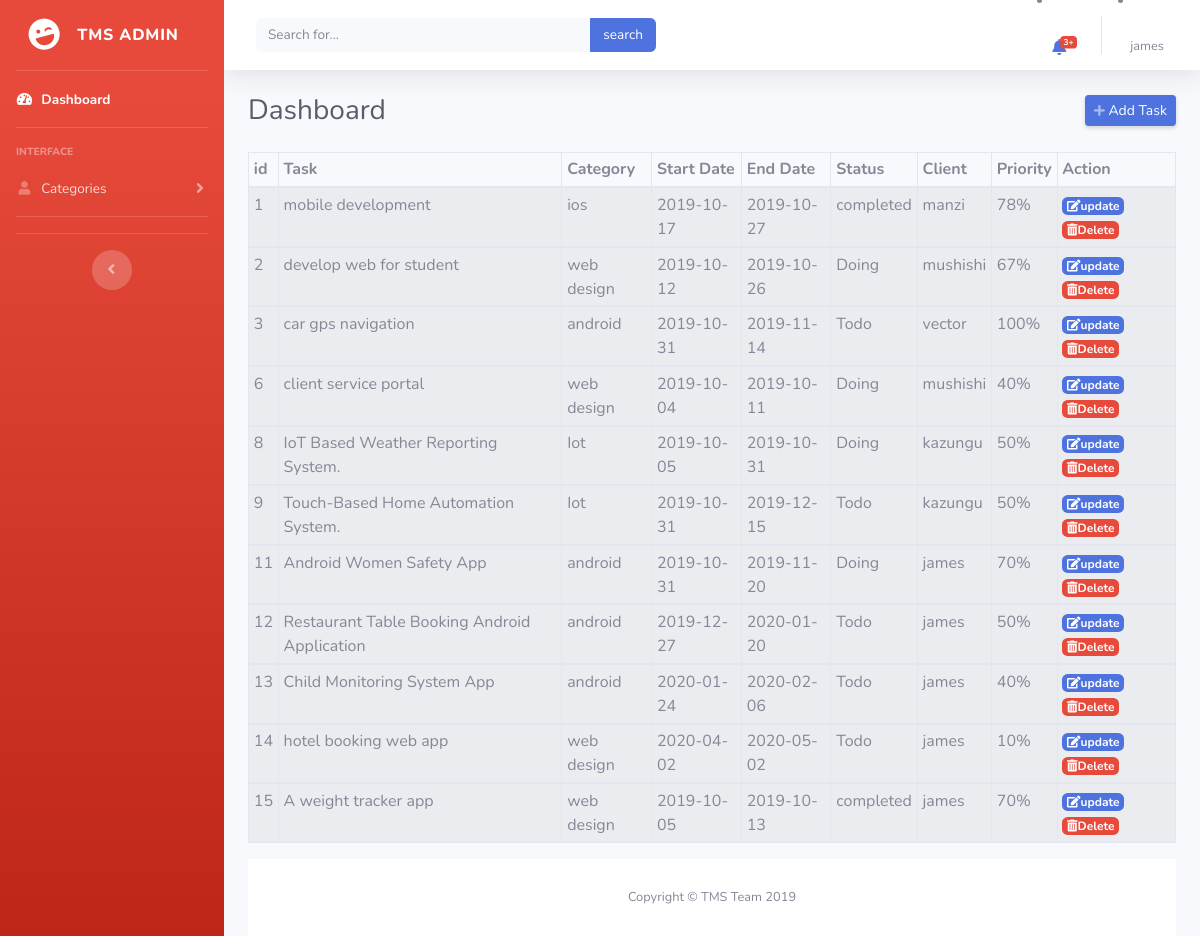
Page /admin/tasks.php on the committed database.
### tables this page shows
CREATE TABLE `tasks` (
  `id` int(10) NOT NULL,
  `task` varchar(200) NOT NULL,
  `category` varchar(200) NOT NULL,
  `startdate` date NOT NULL,
  `enddate` date NOT NULL,
  `status` varchar(200) NOT NULL,
  `client` varchar(200) NOT NULL,
  `priority` varchar(200) NOT NULL
);

### admin/tasks.php (the view, shortened to what this page needs)
<?php
include ('deleteTask.php');
?>
<!DOCTYPE html>
<html lang="en">
<head>
    <link href="vendor/fontawesome-free/css/all.min.css" rel="stylesheet" type="text/css">
    <link href="css/sb-admin-2.min.css" rel="stylesheet">
</head>
<body id="page-top">
    <div id="wrapper">
        <ul class="navbar-nav bg-gradient-danger sidebar sidebar-dark accordion" id="accordionSidebar">
            <a class="sidebar-brand d-flex align-items-center justify-content-center" href="admin.php">
                <div class="sidebar-brand-icon rotate-n-15">
                    <i class="fas fa-laugh-wink"></i>
                </div>
                <div class="sidebar-brand-text mx-3">TMS Admin </div>
            </a>
            <hr class="sidebar-divider my-0">
            <li class="nav-item active">
                <a class="nav-link" href="admin.php">
                    <i class="fas fa-fw fa-tachometer-alt"></i>
                    <span>Dashboard</span></a>
            </li>
            <hr class="sidebar-divider">
            <div class="sidebar-heading">
                Interface
            </div>
            <li class="nav-item">
                <a class="nav-link collapsed" href="#" data-toggle="collapse" data-target="#collapseTwo"
                    aria-expanded="true" aria-controls="collapseTwo">
                    <i class="fas fa-fw fa-user"></i>
                    <span>Categories</span>
                </a>
            </li>
            <hr class="sidebar-divider">
            <hr class="sidebar-divider d-none d-md-block">
            <div class="text-center d-none d-md-inline">
                <button class="rounded-circle border-0" id="sidebarToggle"></button>
            </div>
        </ul>
        <div id="content-wrapper" class="d-flex flex-column">
            <div id="content">
                <nav class="navbar navbar-expand navbar-light bg-white topbar mb-4 static-top shadow">
                    <form action="abadiyakoni.php"
                        class="d-none d-sm-inline-block form-inline mr-auto ml-md-3 my-2 my-md-0 mw-100 navbar-search">
                        <div class="input-group">
                            <input type="text" class="form-control bg-light border-0 small" name="search"
                                placeholder="Search for..." aria-label="Search" aria-describedby="basic-addon2">
                            <div class="input-group-append">
                                <input class="btn btn-primary" type="submit" value="search">
                            </div>
                        </div>
                    </form>
            <li class="nav-item dropdown no-arrow mx-1">
              <a class="nav-link dropdown-toggle" href="#" id="alertsDropdown" role="button" data-toggle="dropdown" aria-haspopup="true" aria-expanded="false">
                <i class="fas fa-bell fa-fw"></i>
                <span class="badge badge-danger badge-counter">3+</span>
              </a>
            </li>
                    <li class="nav-item dropdown no-arrow">
                        <a class="nav-link dropdown-toggle" href="#" id="userDropdown" role="button"
                            data-toggle="dropdown" aria-haspopup="true" aria-expanded="false">
                            <span class="mr-2 d-none d-lg-inline text-gray-600 small">james</span>
                        </a>
                    </li>
                </nav>
                <div class="container-fluid">
                    <div class="d-sm-flex align-items-center justify-content-between mb-4">
                        <h1 class="h3 mb-0 text-gray-800">Dashboard</h1>
                        <a href="#" class="d-none d-sm-inline-block btn btn-sm btn-primary shadow-sm"
                            data-toggle="modal" data-target="#exampleModal"><i
                                class="fas fa-plus fa-sm text-white-50"></i> Add Task</a>
                    </div>
                    <?php
                      $result = $con->query("SELECT * FROM tasks") or die($con->error);
                     ?>
                    <div class="table-responsive">
                        <table  id="dtHorizontalVerticalExample" class="table table-bordered table-striped  table-sm" cellspacing="0"
                            width="100%">
                            <thead>
                                <tr>
                                <th>id</th>
                                <th>Task</th>
                                <th>Category</th>
                                <th>Start Date</th>
                                <th>End Date</th>
                                <th>Status</th>
                                <th>Client</th>
                                <th>Priority</th>
                                <th>Action</th>
                                </tr>
                            </thead>
                            <?php while($row=$result->fetch_assoc()) {?>
                            <tbody>
                                <tr>
                                <td><?=$row['id'];?></td>
                                <td><?=$row['task'];?></td>
                                <td><?=$row['category'];?></td>
                                <td><?=$row['startdate'];?></td>
                                <td><?=$row['enddate'];?></td>
                                <td><?=$row['status'];?></td>
                                <td><?=$row['client'];?></td>
                                <td><?=$row['priority'];?></td>
                                <td>
                                <a class="badge badge-primary"
                                     href="update.php?edit=<?=$row['id'];?>"><i class="fas fa-edit"></i>update</a>
                                 <a class="badge badge-danger"
                                     href="deleteTask.php?delete=<?=$row['id'];?>"><i class="fas fa-trash-alt"></i>Delete</a>
                                </td>
                                </tr>
                            </tbody>
                            <?php } ?>
                        </table>
                    </div>
                    <footer class="sticky-footer bg-white">
                        <div class="container my-auto">
                            <div class="copyright text-center my-auto">
                                <span>Copyright &copy; TMS Team 2019</span>
                            </div>
                        </div>
                    </footer>
                </div>
            </div>
</body>
</html>

### rows in the picture
tasks: id "1", task "mobile development", category "ios", startdate "2019-10-17", enddate "2019-10-27", status "completed", client "manzi", priority "78%"
tasks: id "2", task "develop web for student", category "web design", startdate "2019-10-12", enddate "2019-10-26", status "Doing", client "mushishi", priority "67%"
tasks: id "3", task "car gps navigation", category "android", startdate "2019-10-31", enddate "2019-11-14", status "Todo", client "vector", priority "100%"
tasks: id "6", task "client service portal", category "web design", startdate "2019-10-04", enddate "2019-10-11", status "Doing", client "mushishi", priority "40%"
tasks: id "8", task "IoT Based Weather Reporting System.", category "Iot", startdate "2019-10-05", enddate "2019-10-31", status "Doing", client "kazungu", priority "50%"
tasks: id "9", task "Touch-Based Home Automation System.", category "Iot", startdate "2019-10-31", enddate "2019-12-15", status "Todo", client "kazungu", priority "50%"
tasks: id "11", task "Android Women Safety App", category "android", startdate "2019-10-31", enddate "2019-11-20", status "Doing", client "james", priority "70%"
tasks: id "12", task "Restaurant Table Booking Android Application", category "android", startdate "2019-12-27", enddate "2020-01-20", status "Todo", client "james", priority "50%"
tasks: id "13", task "Child Monitoring System App", category "android", startdate "2020-01-24", enddate "2020-02-06", status "Todo", client "james", priority "40%"
tasks: id "14", task "hotel booking web app", category "web design", startdate "2020-04-02", enddate "2020-05-02", status "Todo", client "james", priority "10%"
tasks: id "15", task "A weight tracker app", category "web design", startdate "2019-10-05", enddate "2019-10-13", status "completed", client "james", priority "70%"
